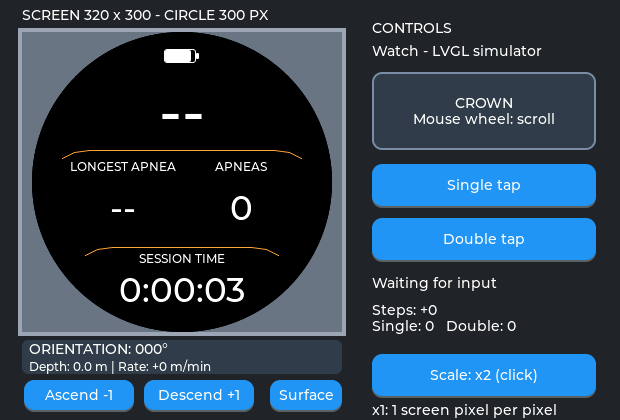
#> input picture V2/Firmware/simulator/evidence/apnea-statistics/stats-01-fresh.png, 620 x 420 px, given in place of stats-01-fresh.bmp, which was not available
$ python check_apnea_stats.py ../evidence/apnea-statistics
#> lines starting #> are read from the running program, lines starting #| are printed output that depends on the picture
"""Verify visible Statistics geometry through native interaction captures."""
from pathlib import Path
import sys
import math
from PIL import Image
root=Path(sys.argv[1])
def frame(name):
#> called with name = 'stats-01-fresh'
    image=Image.open(root/(name+'.bmp')).convert('RGB');zoom=image.width//620
#> after `zoom = image.width // 620`: zoom = 1
    native=Image.new('RGB',(320,300))
#> native: PIL image 320x300 RGB; every value is 0
    native.putdata([image.getpixel(((22+x)*zoom,(32+y)*zoom)) for y in range(300) for x in range(320)])
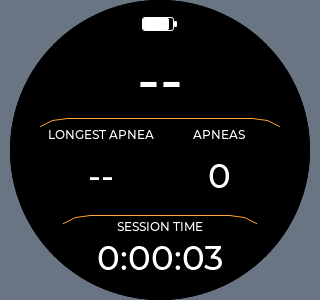
#> native: PIL image 320x300 RGB; mean R, G, B 35.7, 38.1, 41.3
    return native
def points(im,predicate,box):
    x1,y1,x2,y2=box
    return {(x,y) for y in range(y1,y2) for x in range(x1,x2) if predicate(im.getpixel((x,y)))}
white=lambda p:min(p)>220
orange=lambda p:p[0]>220 and 130<p[1]<190 and p[2]<90
cyan=lambda p:p[0]<90 and p[1]>180 and p[2]>180
if '--baseline' in sys.argv:
    old=frame('apnea-14-statistics-no-ring')
    assert len(points(old,orange,(100,118,220,119)))>110,'Statistics lacks common orange separator'
    raise AssertionError('Old Statistics unexpectedly meets new geometry')
for name in ['stats-01-fresh','stats-02-live','stats-03-recovery','stats-04-second-shorter',
             'stats-05-live-record-x1','stats-06-live-record-x2','stats-07-long-session','stats-08-reentry']:
    im=frame(name)
    for y in (118,215):
        assert len(points(im,orange,(100,y,220,y+1)))>110,f'{name}: orange separator missing'
    assert not points(im,cyan,(90,118,230,225)),f'{name}: Main separators leaked'
    assert len(points(im,white,(140,12,180,34)))>15,f'{name}: battery missing'
    assert not points(im,white,(151,145,170,203)),f'{name}: Main direction indicator leaked'
    for degrees in range(0,360,5):
        a=math.radians(degrees);p=im.getpixel((round(160+144*math.cos(a)),round(150+144*math.sin(a))))
        assert not (p[0]>180 and p[1]<80 and p[2]<80) and not (p[1]>180 and p[0]<80 and p[2]<80),f'{name}: recovery ring leaked'
    # Meaningful portions of the shared large/central/footer fields contain text.
    for box in [(65,47,255,107),(47,151,146,190),(173,151,267,190),(65,239,255,279)]:
        assert len(points(im,white,box))>15,f'{name}: missing field {box}'
#> pass 2 of the loop `for name in ['stats-01-fresh','stats-02-live','stats-03-recovery','sta..`:
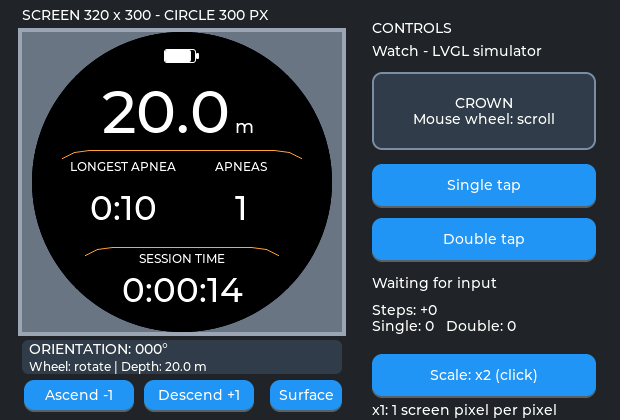
#> input picture V2/Firmware/simulator/evidence/apnea-statistics/stats-02-live.png, 620 x 420 px, given in place of stats-02-live.bmp, which was not available
#> in frame (call 2), `native.putdata([image.getpixel(((22+x)*zoom,(32+y)*zoom)) for y in ran..`:
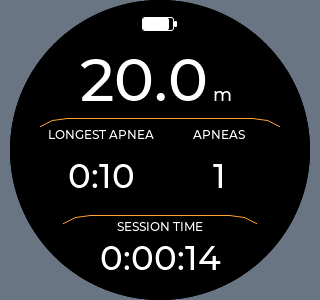
#> native: PIL image 320x300 RGB; mean R, G, B 40.6, 43.1, 46.3
#> (the run stopped early here; a loop or call above may not have finished)
